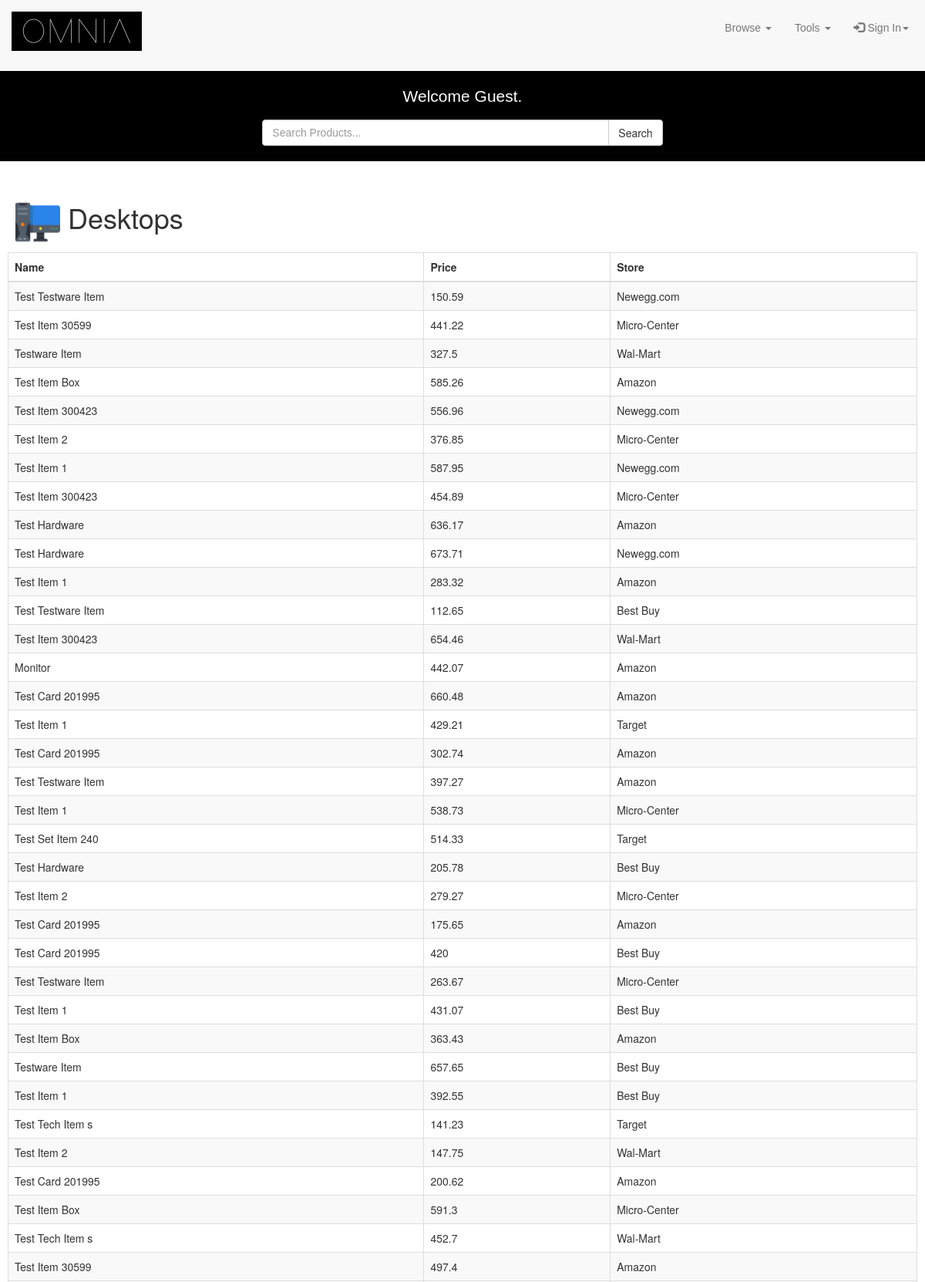
The page /pages/index.php (upper part) on the database its author committed.
### tables this page shows
CREATE TABLE `products` (
  `id` varchar(3) DEFAULT NULL,
  `prod_name` varchar(18) DEFAULT NULL,
  `store_id` varchar(12) DEFAULT NULL,
  `category_id` varchar(13) DEFAULT NULL,
  `sale_price` varchar(10) DEFAULT NULL,
  `photo` varchar(47) DEFAULT NULL,
  `details` varchar(550) DEFAULT NULL,
  `brand` varchar(7) DEFAULT NULL,
  `model` varchar(11) DEFAULT NULL
);

### pages/db_configuration.php (called while the page is built, shortened)
<?php
$db = new mysqli(DATABASE_HOST, DATABASE_USER, DATABASE_PASSWORD, DATABASE_DATABASE);
$db->set_charset("utf8");
function run_sql($sql_script)
{
    global $db;
    if ($db->connect_error)
    {
        trigger_error(print_r(debug_backtrace()).'.Database connection failed: '  . $db->connect_error, E_USER_ERROR);
    }
    else
    {
        $result = $db->query($sql_script);
        if($result === false)
        {
            trigger_error('Stack Trace: '.print_r(debug_backtrace()).'Invalid SQL: ' . $sql_script . '; Error: ' . $db->error, E_USER_ERROR);
        }
        else if(strpos($sql_script, "INSERT")!== false)
        {
            return $db->insert_id;
        }
        else
        {
            return $result;
        }
    }
}
?>

### pages/index.php (the view, shortened to what this page needs)
<?php
    print_r($_SESSION['user']);
?>
<!DOCTYPE html>
<html lang="en" xmlns="http://www.w3.org/1999/html">
<head>
    <link rel="stylesheet" href="https://maxcdn.bootstrapcdn.com/bootstrap/3.3.7/css/bootstrap.min.css">
    <link href="../css/bootstrap.min.css" rel="stylesheet">
    <link href="../css/styles.css" rel="stylesheet" >
    <link href="https://cdnjs.cloudflare.com/ajax/libs/datatables/1.10.12/css/dataTables.bootstrap.min.css" rel="stylesheet"/>
</head>
<body>
<nav class=" navbar-default navbar-fixed-top">
    <div class="navbar">
        <div class="navbar-header">
        <div class="navbar-brand" href="index.php"><img src="../images/Omnia.PNG" alt="Generic placeholder image" alt=""></div>
        </div>
        <div class="collapse navbar-collapse" id="myNavbar">
            <ul class="nav navbar-nav navbar-right">
                <li class="dropdown">
                <a href="#" class="dropdown-toggle" data-toggle="dropdown" role="button" aria-haspopup="true" aria-expanded="false">Browse <span class="caret"></span></a>
            </li>
                <li class="dropdown">
                <a href="#" class="dropdown-toggle" data-toggle="dropdown" role="button" aria-haspopup="true" aria-expanded="false">Tools <span class="caret"></span></a>
            </li>
                 <li class="dropdown">
                <a href="#" class="dropdown-toggle" data-toggle="dropdown" role="button" aria-haspopup="true" aria-expanded="false"><span class="glyphicon glyphicon-log-in"></span><?php
            if(!isset($_SESSION['user']) || empty($_SESSION['user'])) {
                echo '&nbspSign In';
                }
                else {
                        echo '&nbspMy Account';
                }
                    ?><span class="caret"></span></a>
            </li>
            </ul>
        </div>
    </div>
</nav>
<div class="jumbotron text-center">
    <h1>
    </h1>
    <p class="subtitle">
        <?php
            if(!isset($_SESSION['user']) || empty($_SESSION['user'])) {
                echo 'Welcome Guest.';
                }
                else {
                        echo 'Welcome ' . $_SESSION['user']['name'];
                }
?>
</p>
    <form class="form-inline">
        <div class="input-group">
            <input type="search" class="form-control" size="50" placeholder="Search Products..." required>
            <div class="input-group-btn">
                <button type="button" class="btn btn-default">Search</button>
            </div>
        </div>
    </form>
</div>
<div class="content-container">
			<h1><img align="center" style="width: 5%; height:5%" src="../images/desktop.png"> Desktops</h1>
			<table id="info" cellpadding="1" cellspacing="0" border="1" class="datatable table table-striped table-bordered"
                   width="100%" >
				   <thead>
                    <tr>
                        <th>Name</th>
                        <th>Price</th>
                        <th>Store</th>
                    </tr>
                </thead>
                <tbody>
                    <?php
					require 'db_configuration.php';
                    $sqlDesktop = "select prod_name, sale_price, store_id ".
					"from products ".
					"where category_id = 'Desktop'";
                    $result = run_sql($sqlDesktop);
                    if ($result->num_rows > 0) {
                        while ($row = $result->fetch_assoc()) {
                        echo '<tr>
                        <td>' . $row["prod_name"] . "</td>
                        <td>" . $row["sale_price"] . "</td>
                        <td>" . $row["store_id"] . "</td>
                        </tr>";
                        }
                    } else {
                        echo "0 results";
                    }
                    ?>
                </tbody>
            </table>
    </div>
</body>
</html>

### css/styles.css (style rules this page uses)
h1 { margin: 10px; }
body { background: #00000; }
li { font-family: "Trebuchet MS", Helvetica, sans-serif; font-feature-settings: "smcp", "zero"; }
.jumbotron { background-color: black; padding: 20px 20px 20px 20px; }
.navbar { padding: 10px 20px 10px 10px; text-align: center; width: 100%; height: auto; }
.subtitle { color:white; font-family: "Trebuchet MS", Helvetica, sans-serif; font-feature-settings: "smcp", "zero"; }
.form-control { font-family: "Trebuchet MS", Helvetica, sans-serif; font-feature-settings: "smcp", "zero"; }
.navbar-brand { position: fixed; width: 100%; left: 0; top: 0; text-align: left; margin: auto; }
.content-container { padding:10px; padding-bottom:45px; text-align:justify; }

### rows shown on the page
products: prod_name "Test Testware Item", sale_price "150.59", store "Newegg.com"
products: prod_name "Test Item 30599", sale_price "441.22", store "Micro-Center"
products: prod_name "Testware Item", sale_price "327.5", store "Wal-Mart"
products: prod_name "Test Item Box", sale_price "585.26", store "Amazon"
products: prod_name "Test Item 300423", sale_price "556.96", store "Newegg.com"
products: prod_name "Test Item 2", sale_price "376.85", store "Micro-Center"
products: prod_name "Test Item 1", sale_price "587.95", store "Newegg.com"
products: prod_name "Test Item 300423", sale_price "454.89", store "Micro-Center"
products: prod_name "Test Hardware", sale_price "636.17", store "Amazon"
products: prod_name "Test Hardware", sale_price "673.71", store "Newegg.com"
products: prod_name "Test Item 1", sale_price "283.32", store "Amazon"
products: prod_name "Test Testware Item", sale_price "112.65", store "Best Buy"
products: prod_name "Test Item 300423", sale_price "654.46", store "Wal-Mart"
products: prod_name "Monitor", sale_price "442.07", store "Amazon"
products: prod_name "Test Card 201995", sale_price "660.48", store "Amazon"
products: prod_name "Test Item 1", sale_price "429.21", store "Target"
products: prod_name "Test Card 201995", sale_price "302.74", store "Amazon"
products: prod_name "Test Testware Item", sale_price "397.27", store "Amazon"
products: prod_name "Test Item 1", sale_price "538.73", store "Micro-Center"
products: prod_name "Test Set Item 240", sale_price "514.33", store "Target"
products: prod_name "Test Hardware", sale_price "205.78", store "Best Buy"
products: prod_name "Test Item 2", sale_price "279.27", store "Micro-Center"
products: prod_name "Test Card 201995", sale_price "175.65", store "Amazon"
products: prod_name "Test Card 201995", sale_price "420", store "Best Buy"
products: prod_name "Test Testware Item", sale_price "263.67", store "Micro-Center"
products: prod_name "Test Item 1", sale_price "431.07", store "Best Buy"
products: prod_name "Test Item Box", sale_price "363.43", store "Amazon"
products: prod_name "Testware Item", sale_price "657.65", store "Best Buy"
products: prod_name "Test Item 1", sale_price "392.55", store "Best Buy"
products: prod_name "Test Tech Item s", sale_price "141.23", store "Target"
products: prod_name "Test Item 2", sale_price "147.75", store "Wal-Mart"
products: prod_name "Test Card 201995", sale_price "200.62", store "Amazon"
products: prod_name "Test Item Box", sale_price "591.3", store "Micro-Center"
products: prod_name "Test Tech Item s", sale_price "452.7", store "Wal-Mart"
products: prod_name "Test Item 30599", sale_price "497.4", store "Amazon"
